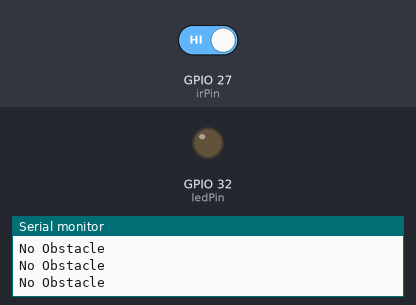
The sketch below on a simulated ESP32. On the bench: output pins drawn as LEDs (lit = HIGH), the last lines printed to the serial monitor. The inputs (shaded band) are chosen by the test bench; at power-on: GPIO 27 (irPin) HIGH.

Above: at 1.2 s.
1.3 s: GPIO 27 (irPin) driven LOW
At 2.4 s:
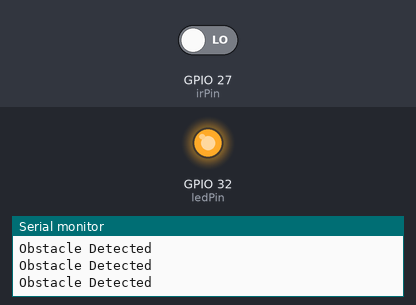
2.9 s: GPIO 27 (irPin) driven HIGH
At 3.7 s:
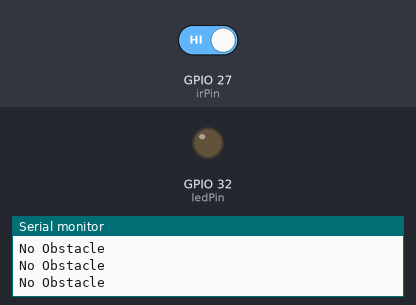
Timing chart, 0 to 5.9 s (numbered marks = the images above; inputs shaded):
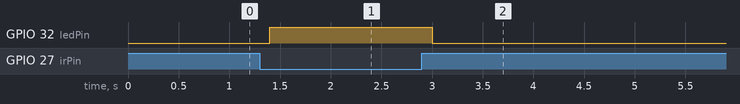

The sketch:

IR_Obstacle_Detection_Using_ESP32.ino
```cpp
const int irPin = 27;
const int ledPin = 32;

void setup() {

  pinMode(irPin, INPUT);
  pinMode(ledPin, OUTPUT);

  Serial.begin(115200);
}

void loop() {

  int sensorValue = digitalRead(irPin);

  if (sensorValue == LOW) {      // Object detected
    digitalWrite(ledPin, HIGH);
    Serial.println("Obstacle Detected");
  }
  else {
    digitalWrite(ledPin, LOW);
    Serial.println("No Obstacle");
  }

  delay(200);
}
```

Measured:
- after the input at 1.3 s, GPIO 32 (ledPin): LOW → HIGH after 0.10 s
- after the input at 2.9 s, GPIO 32 (ledPin): HIGH → LOW after 0.10 s
